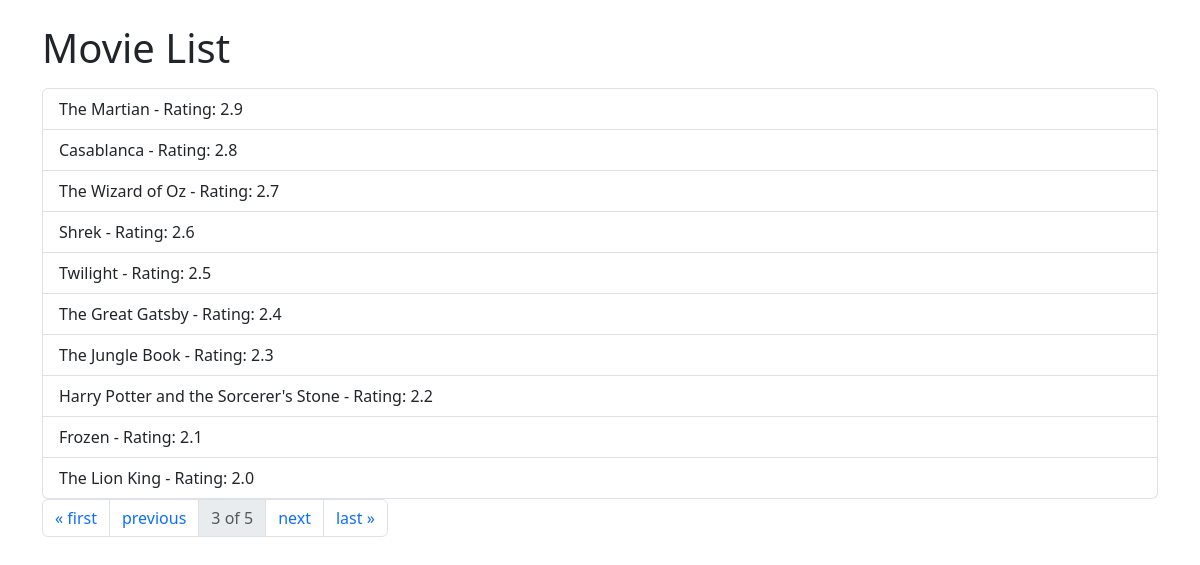
/?page=3, run on the app's committed database.
### imdbapp/models.py (models this page shows, shortened)
class Movies(models.Model):
    name = models.CharField(max_length=1000)
    rating = models.FloatField(max_length=5.0)

### imdbapp/views.py (the view)
# urls.py: path('', views.movie_list, name='movie_list'),
def movie_list(request):
    movie_queryset = Movies.objects.all()  # Replace with your queryset
    paginator = Paginator(movie_queryset, per_page=10)  # Number of items per page
    page_number = request.GET.get('page')  # Get the page number from the query parameter
    page_obj = paginator.get_page(page_number)
    return render(request, 'movie_list.html', {'page_obj': page_obj})

### imdbapp/templates/movie_list.html
{% extends "base.html" %}
{% block main_content %}
    <div class="container">
        <h1 class="mt-4">Movie List</h1>
        <ul class="list-group mt-3">
            {% for movie in page_obj %}
                <li class="list-group-item">{{ movie.name }} - Rating: {{ movie.rating }}</li>
            {% endfor %}
        </ul>
        <nav aria-label="Page navigation mt-4">
            <ul class="pagination">
                {% if page_obj.has_previous %}
                    <li class="page-item"><a class="page-link" href="?page=1">&laquo; first</a></li>
                    <li class="page-item"><a class="page-link" href="?page={{ page_obj.previous_page_number }}">previous</a></li>
                {% endif %}
                <li class="page-item disabled"><span class="page-link">{{ page_obj.number }} of {{ page_obj.paginator.num_pages }}</span></li>
                {% if page_obj.has_next %}
                    <li class="page-item"><a class="page-link" href="?page={{ page_obj.next_page_number }}">next</a></li>
                    <li class="page-item"><a class="page-link" href="?page={{ page_obj.paginator.num_pages }}">last &raquo;</a></li>
                {% endif %}
            </ul>
        </nav>
    </div>
{% endblock %}

### data on the page
Movies: name "The Martian", rating "2.9"
Movies: name "Casablanca", rating "2.8"
Movies: name "The Wizard of Oz", rating "2.7"
Movies: name "Shrek", rating "2.6"
Movies: name "Twilight", rating "2.5"
Movies: name "The Great Gatsby", rating "2.4"
Movies: name "The Jungle Book", rating "2.3"
Movies: name "Harry Potter and the Sorcerer's Stone", rating "2.2"
Movies: name "Frozen", rating "2.1"
Movies: name "The Lion King", rating "2.0"

### other printed values
{{ page_obj.number }} "3"
{{ page_obj.paginator.num_pages }} "5"
